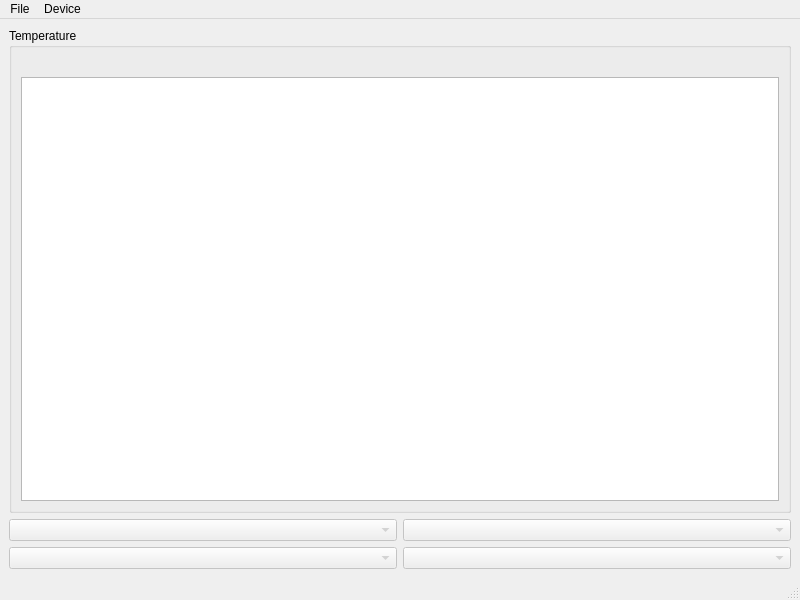
<?xml version="1.0" encoding="UTF-8"?>
<ui version="4.0">
 <class>MainWindow</class>
 <widget class="QMainWindow" name="MainWindow">
  <property name="geometry">
   <rect>
    <x>0</x>
    <y>0</y>
    <width>800</width>
    <height>600</height>
   </rect>
  </property>
  <property name="windowTitle">
   <string>LibreCAL-GUI</string>
  </property>
  <widget class="QWidget" name="centralwidget">
   <layout class="QVBoxLayout" name="verticalLayout_2">
    <item>
     <widget class="QGroupBox" name="groupBox">
      <property name="title">
       <string>Temperature</string>
      </property>
      <layout class="QVBoxLayout" name="verticalLayout" stretch="0,0">
       <item>
        <widget class="QLabel" name="temperatureStatus">
         <property name="text">
          <string/>
         </property>
         <property name="alignment">
          <set>Qt::AlignCenter</set>
         </property>
        </widget>
       </item>
       <item>
        <widget class="QChartView" name="chartView"/>
       </item>
      </layout>
     </widget>
    </item>
    <item>
     <layout class="QGridLayout" name="gridLayout">
      <item row="0" column="0">
       <widget class="QComboBox" name="port1">
        <property name="enabled">
         <bool>false</bool>
        </property>
       </widget>
      </item>
      <item row="0" column="1">
       <widget class="QComboBox" name="port2">
        <property name="enabled">
         <bool>false</bool>
        </property>
       </widget>
      </item>
      <item row="1" column="0">
       <widget class="QComboBox" name="port3">
        <property name="enabled">
         <bool>false</bool>
        </property>
       </widget>
      </item>
      <item row="1" column="1">
       <widget class="QComboBox" name="port4">
        <property name="enabled">
         <bool>false</bool>
        </property>
       </widget>
      </item>
     </layout>
    </item>
   </layout>
  </widget>
  <widget class="QMenuBar" name="menubar">
   <property name="geometry">
    <rect>
     <x>0</x>
     <y>0</y>
     <width>800</width>
     <height>22</height>
    </rect>
   </property>
   <widget class="QMenu" name="menuFile">
    <property name="title">
     <string>File</string>
    </property>
   </widget>
   <widget class="QMenu" name="menuDevice">
    <property name="title">
     <string>Device</string>
    </property>
    <widget class="QMenu" name="menuConnect_to">
     <property name="enabled">
      <bool>false</bool>
     </property>
     <property name="title">
      <string>Connect to</string>
     </property>
     <addaction name="actionDummy"/>
    </widget>
    <addaction name="actionUpdate_Device_List"/>
    <addaction name="menuConnect_to"/>
    <addaction name="actionDisconnect"/>
   </widget>
   <addaction name="menuFile"/>
   <addaction name="menuDevice"/>
  </widget>
  <widget class="QStatusBar" name="statusbar"/>
  <action name="actionUpdate_Device_List">
   <property name="icon">
    <iconset theme="view-refresh">
     <normaloff>.</normaloff>.</iconset>
   </property>
   <property name="text">
    <string>Update Device List</string>
   </property>
  </action>
  <action name="actionDisconnect">
   <property name="enabled">
    <bool>false</bool>
   </property>
   <property name="text">
    <string>Disconnect</string>
   </property>
  </action>
  <action name="actionDummy">
   <property name="enabled">
    <bool>false</bool>
   </property>
   <property name="text">
    <string>Dummy</string>
   </property>
  </action>
 </widget>
 <customwidgets>
  <customwidget>
   <class>QChartView</class>
   <extends>QGraphicsView</extends>
   <header>QtCharts</header>
  </customwidget>
 </customwidgets>
 <resources/>
 <connections/>
</ui>
